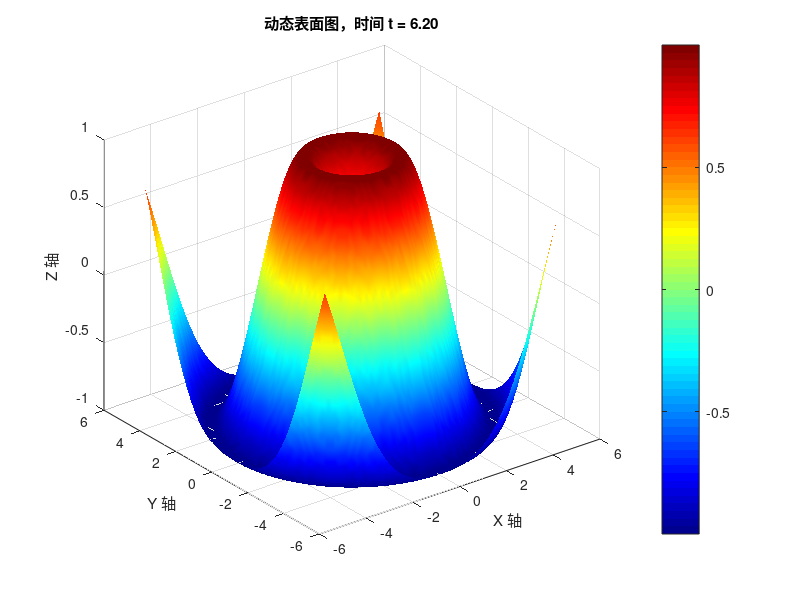

MATLAB code for this plot:
% 创建动态数据
[X, Y] = meshgrid(-5:0.1:5, -5:0.1:5);

% 初始化图形窗口
figure;
for t = 0:0.1:2*pi
    Z = sin(sqrt(X.^2 + Y.^2) + t); % 随时间变化的 Z 数据
    surf(X, Y, Z); % 绘制表面图
    shading interp; % 平滑着色
    colormap(jet);
    title(['动态表面图，时间 t = ', num2str(t, '%.2f')]);
    xlabel('X 轴');
    ylabel('Y 轴');
    zlabel('Z 轴');
    colorbar;
    pause(0.1); % 暂停 0.1 秒，形成动画效果
end
